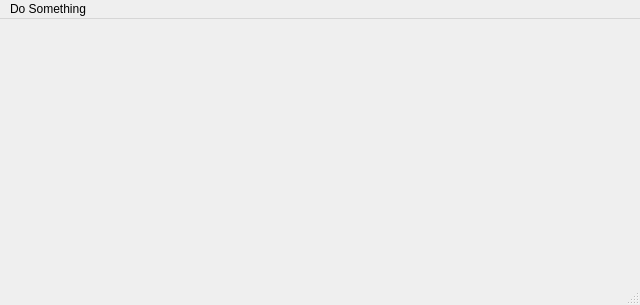
<?xml version="1.0" encoding="UTF-8"?>
<ui version="4.0">
 <class>MainWindow</class>
 <widget class="QMainWindow" name="MainWindow">
  <property name="geometry">
   <rect>
    <x>0</x>
    <y>0</y>
    <width>640</width>
    <height>305</height>
   </rect>
  </property>
  <property name="windowTitle">
   <string>MainWindow</string>
  </property>
  <widget class="QWidget" name="centralwidget"/>
  <widget class="QMenuBar" name="menubar">
   <property name="geometry">
    <rect>
     <x>0</x>
     <y>0</y>
     <width>640</width>
     <height>21</height>
    </rect>
   </property>
   <widget class="QMenu" name="menuDo_Something">
    <property name="title">
     <string>Do Something</string>
    </property>
    <addaction name="actionDo_something"/>
   </widget>
   <addaction name="menuDo_Something"/>
  </widget>
  <widget class="QStatusBar" name="statusbar"/>
  <action name="actionDo_something">
   <property name="text">
    <string>Do something</string>
   </property>
  </action>
 </widget>
 <resources/>
 <connections/>
</ui>
